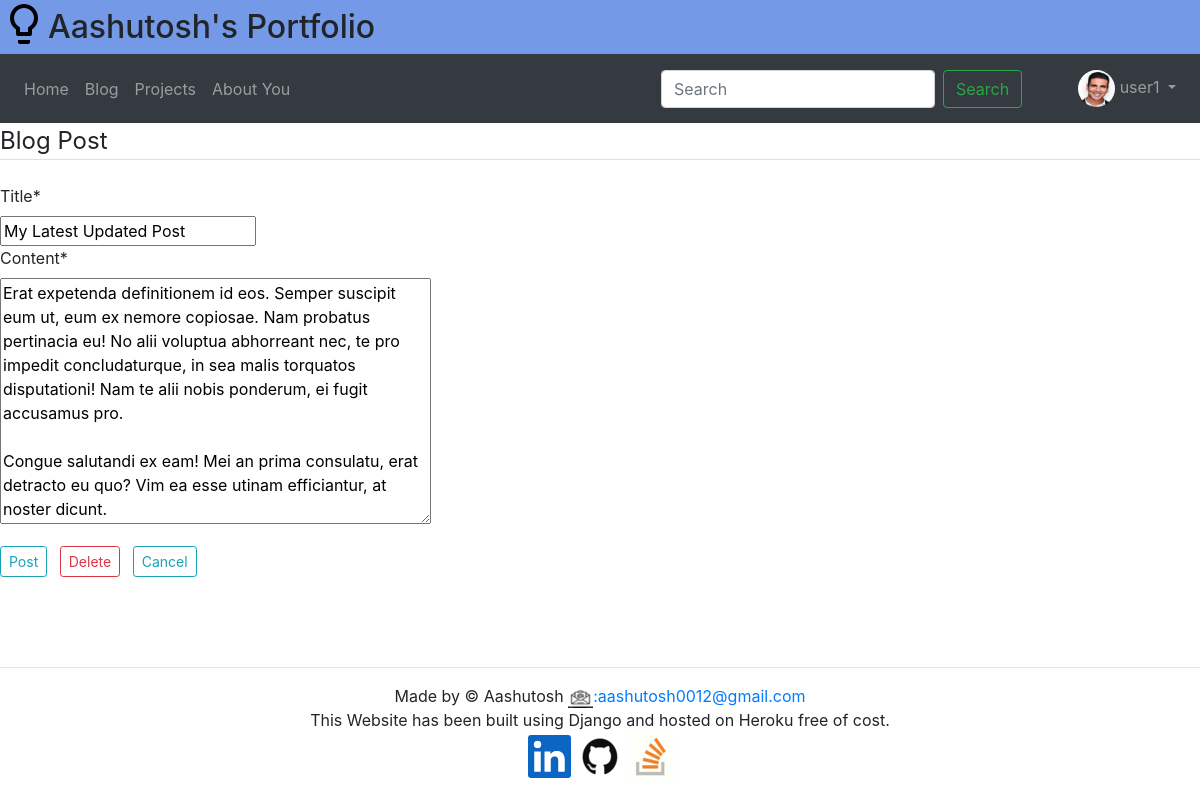
The page /blog/post/51/update/ (signed in) on the database its author committed.
### user/models.py (models this page shows, shortened)
class Profile(models.Model):
	user = models.OneToOneField(User, on_delete=models.CASCADE)
	image = models.ImageField(default='profile_pics/default.jpg', upload_to='profile_pics')

### blog/models.py (models this page shows, shortened)
class Post(models.Model):
	title = models.CharField(max_length=100)
	content = models.TextField()
	date_posted = models.DateTimeField(default=timezone.now)
	author = models.ForeignKey(User,on_delete=models.CASCADE)

### blog/views.py (the view, shortened to what this page needs)
# urls.py: path('post/<int:pk>/update/', PostUpdateView.as_view(), name="post-update"),
class PostUpdateView(LoginRequiredMixin, UserPassesTestMixin, UpdateView):
	model = Post
	fields = ['title','content']
	def test_func(self):
		post = self.get_object()
		if self.request.user == post.author:
			return True

### blog/templates/blog/post_form.html
{% extends 'blog/base.html' %}
{% load crispy_forms_tags %}
{% block content %}
<div class="content-section">
	<form method="POST"> {% csrf_token %}
		<fieldset class="form-group">
			<legend class="border-bottom mb-4">Blog Post</legend>
			{{ form | crispy }}
		</fieldset>
		<div class="form-group">
            <button class="btn btn-outline-info mr-2 btn-sm" type="submit">Post</button>
            {% if post.title %}
            	<a class="btn btn-outline-danger mr-2 btn-sm" href="{% url 'post-delete' post.id %}">Delete</a>
            {% endif %}
            <a class="btn btn-outline-info mr-2 btn-sm" href="{% url 'blog-home' %}">Cancel</a>
        </div>
	</form>
</div>
{% endblock %}

### blog/templates/blog/base.html (shortened to what this page needs)
{% load static %}
<!DOCTYPE html>
<html lang="en">
  <head>
    <link rel="stylesheet" href="https://cdn.jsdelivr.net/npm/bootstrap@4.6.0/dist/css/bootstrap.min.css">
    <link rel="stylesheet" href="{% static 'css/base.css' %}">
  </head>
  <body>
    <div id="container" class="d-flex flex-column">
      <div id="navbar">
        <header class="d-flex mb-0" style="background-color:#7499E7 ">
          <img src="{% static 'images/bulb2.png' %}" style="height: 3em">
          <h2 class="pt-2">
            Aashutosh's Portfolio
          </h2>
        </header>
        <nav class="navbar navbar-expand-md navbar-dark bg-dark sticky-top">
          <div class="collapse navbar-collapse" id="navbarSupportedContent">
            <ul class="navbar-nav mr-auto">
              <li class="nav-item ">
                <a class="nav-link" href="{% url 'index' %}">Home <span class="sr-only">(current)</span></a>
              </li>
              <li class="nav-item">
                <a class="nav-link" href="{% url 'blog-home' %}">Blog</a>
              </li>
              <li class="nav-item">
                <a class="nav-link" href="{% url 'projects' %}">Projects</a>
              </li>
              <li class="nav-item">
                <a class="nav-link" href="{% url 'about' %}">About You</a>
              </li>
            </ul>
            <form class="form-inline my-2 my-lg-0 mr-5">
              <input class="form-control mr-sm-2" type="search" placeholder="Search" aria-label="Search">
              <button class="btn btn-outline-success my-2 my-sm-0" type="submit">Search</button>
            </form>
            {% if user.is_authenticated %}
              <div class="navbar-nav">
                <div class="nav-item dropdown">
                  <a class="nav-link dropdown-toggle" href="#" id="navbarDropdown" role="button" data-toggle="dropdown" aria-haspopup="true" aria-expanded="false">
                    <img class="rounded-circle avatar" src="{{ user.profile.image.url }}" width=37px height=37px>
                    {{request.user}}
                  </a>
                </div>
              </div>
            {% else %}
              <div class="navbar-nav">
                <a class="nav-item" href="{% url 'login' %}">Login</a>
              </div>
            {% endif %}
          </div>
        </nav>
      <div>
      <div id="content" style="min-height:66vh">
        {% block content %} {% endblock %}
      </div>
      <footer id="#footer" class=" text-center my-0" >
        <hr>
        <p class="my-0">Made by &copy Aashutosh <a href="mailto:aashutosh0012@gmail.com" class="text-decoration-none"><img src="{% static 'images/email_20.png' %}">:aashutosh0012@gmail.com</a></p>
        <p class="my-0">This Website has been built using Django and hosted on Heroku free of cost.</p>
        <a href="https://www.linkedin.com/in/aashutosh0012/" target="_blank" rel="noopener noreferrer"><img src="{% static 'images/linkedin.png' %}"></a>
        <a href="https://github.com/aashutosh0012" target="_blank" rel="noopener noreferrer"><img src="{% static 'images/github.png' %}"></a>
        <a href="https://stackoverflow.com/users/9105232/aashutosh" target="_blank" rel="noopener noreferrer"><img src="{% static 'images/stackoverflow.png' %}"></a>
      </footer>
      <br>
     </div>
  </body>
</html>

### rows shown on the page
Post: title "My Latest Updated Post", content "Erat expetenda definitionem id eos. Semper suscipit eum ut, eum ex nemore copiosae. Nam probatus pertinacia eu! No alii voluptua abhorreant nec, te pro impedit concludaturque, in sea malis torquatos disputationi! Nam te alii nobis ponderum, ei fugit accusamus pro. Congue salutandi ex eam! Mei an prima consulatu, erat detracto eu quo? Vim ea esse utinam efficiantur, at noster dicunt."

### other values the page prints
{{ request.user }} "user1"
